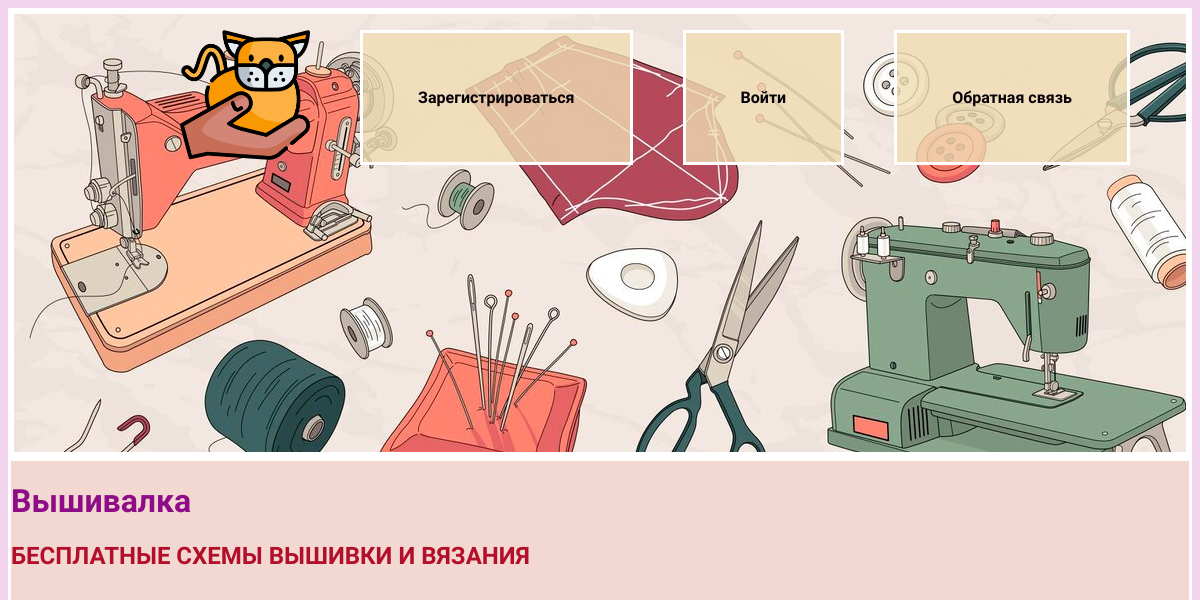
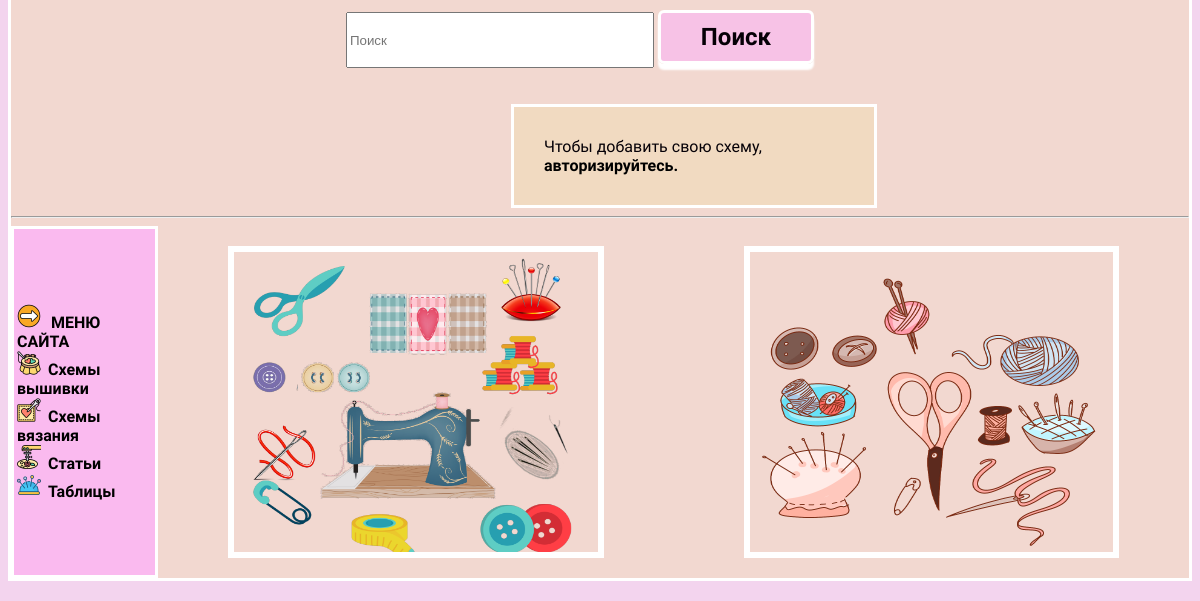
The page /shemi_vyazania/ on the database as committed earlier (2 pictures, top to bottom).
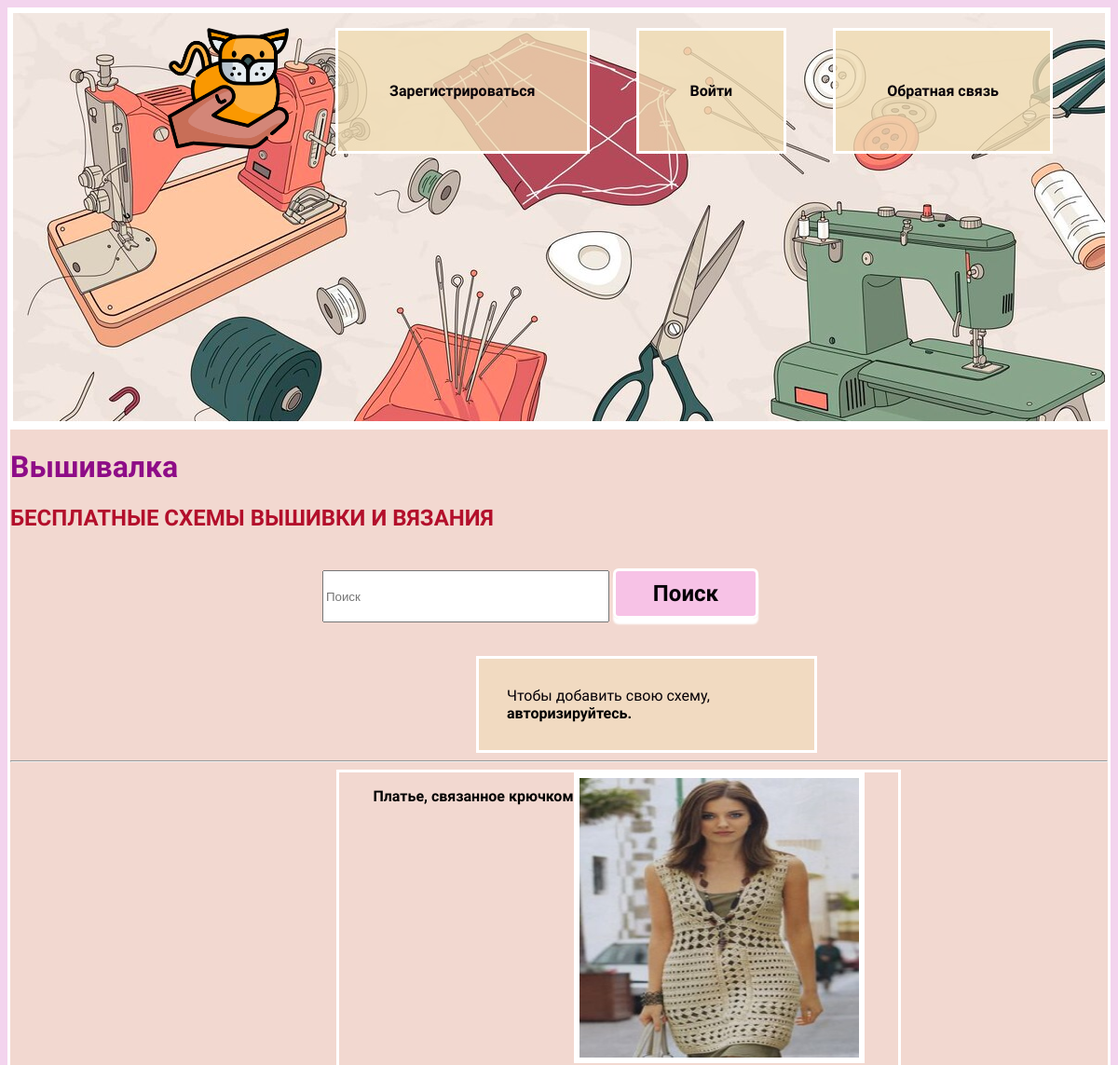
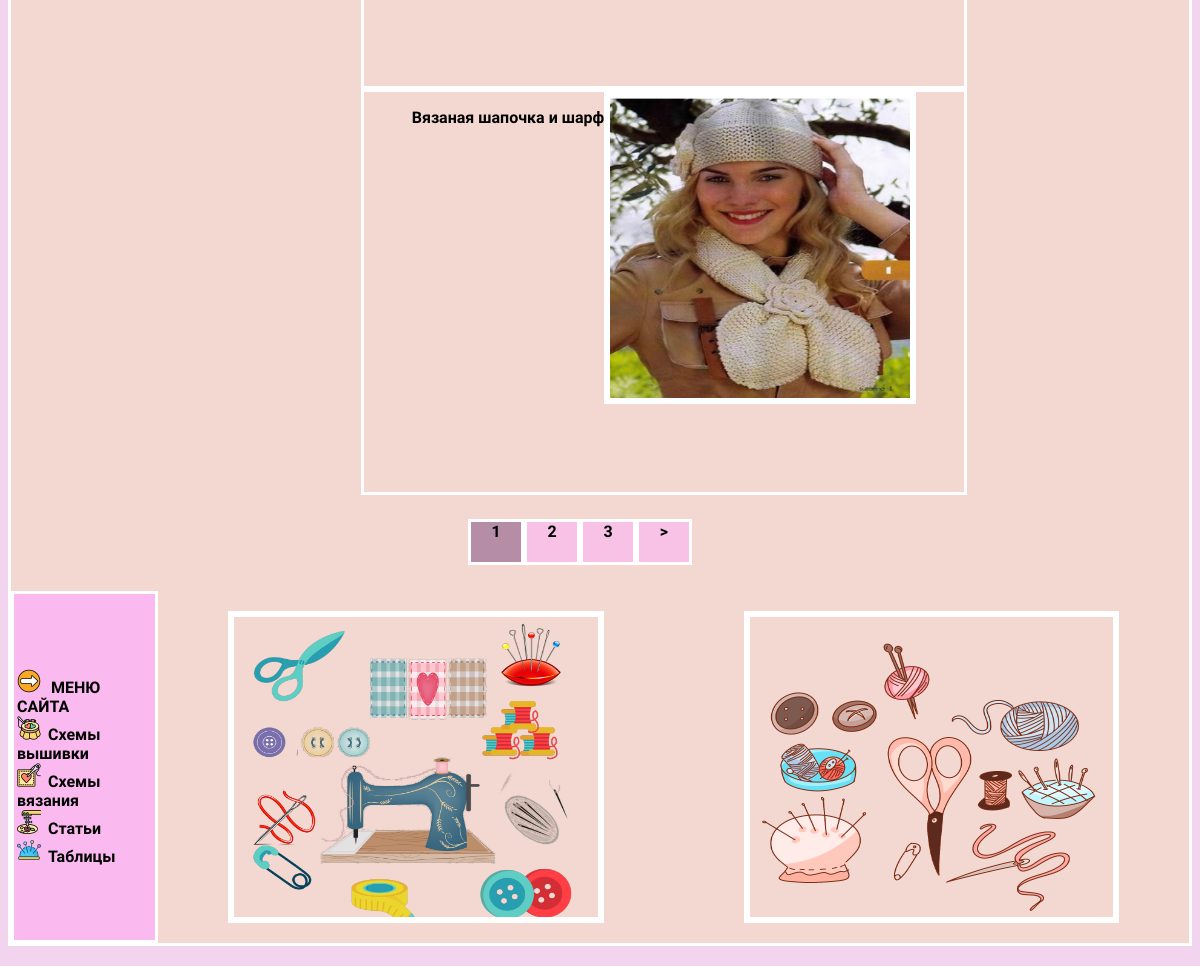
The same page on the database as committed later (2 pictures, top to bottom).
### main_project/models.py (models this page shows, shortened)
class Vyazanie(models.Model):
    name = models.CharField(max_length=256, verbose_name='Название')
    image = models.ImageField(upload_to='products_images/', blank=True, verbose_name='Изображение')
    description = models.TextField(blank=True, verbose_name='Описание')
    category = models.ForeignKey(ProductCategory, on_delete=models.CASCADE,
                                 verbose_name='Категория')  # привязать категорию к продукту
    class Meta:
        verbose_name = "Схемы вязания"
        verbose_name_plural = "Схемы вязания"

### main_project/views.py (the view)
# urls.py: path('shemi_vyazania/', views.shemi_vyazania, name='shemi_vyazania'),
def shemi_vyazania(request):
    search_query = ''
    if request.GET.get('search_query'):
        search_query = request.GET.get('search_query')
    vyaz = Vyazanie.objects.filter(name__icontains=search_query)
    page = request.GET.get('page')
    results = 2
    paginator = Paginator(vyaz, results)
    try:
        vyaz = paginator.page(page)
    except PageNotAnInteger:
        page = 1
        vyaz = paginator.page(page)
    except EmptyPage:
        page = paginator.num_pages
        vyaz = paginator.page(page)
    context = {
        'categories': ProductCategory.objects.all(),
        'vyazanie': vyaz,
        'search_query': search_query,
        'paginator': paginator,
    }
    return render(request, 'main_project/shemi_vyazania.html', context)

### main_project/templates/main_project/shemi_vyazania.html
{% extends 'main_project/base.html' %}
{% load static %}
{% block content %}
<div class="section__search">
    <form action="{% url 'shemi_vyazania' %}" class="form" method="get">
        <div class="form__field">
            <input type="text" class="input_search" id="formInput#search" name="search_query"
            placeholder="Поиск">
        <button class="btn_search" type="submit">Поиск</button></div>
    </form>
</div>
{% if user.is_authenticated %}
<a href="{% url 'create_vyaz' %}" class="main3">Добавить схему</a>
{% else %}
<p class="main2">Чтобы добавить свою схему,<a href="{% url 'loginuser' %}" >авторизируйтесь.</a> </p>
{% endif %}
<hr>
{% for vyaz in vyazanie %}
<div class="shem">
    <p class="text1">{{ vyaz.name }}</p><br>
    <a href="{% url 'single_vyaz' vyaz.id %}"><img src="{{ vyaz.image.url }}" alt="" class="img_shem"></a><br>
</div>
{% endfor %}
{% include 'main_project/pagination.html' with queryset=vyazanie %}
{% endblock %}

Rows that differ between the two databases and show on the page:
added Vyazanie: name "Платье, связанное крючком", image (picture)
added Vyazanie: name "Вязаная шапочка и шарф", image (picture)
Other text that changed with them:
new list line: "1"
new list line: "2"
new list line: "3"
